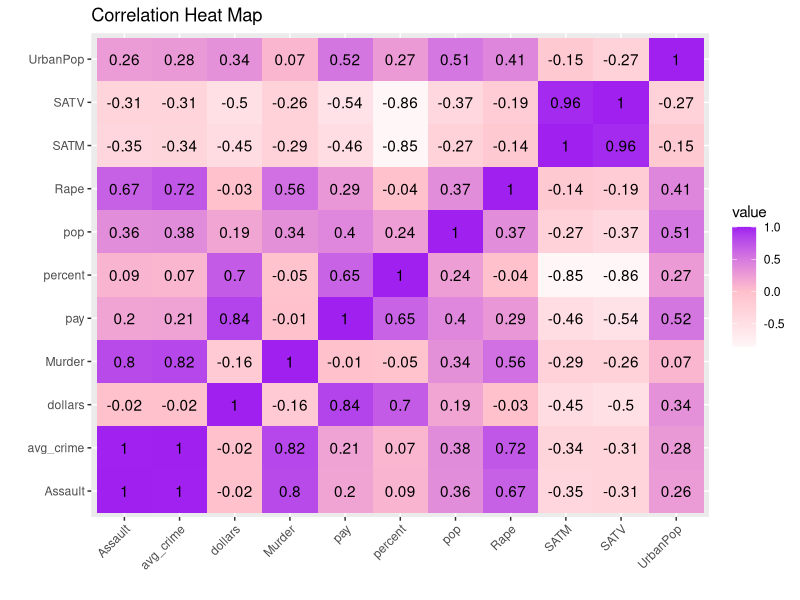
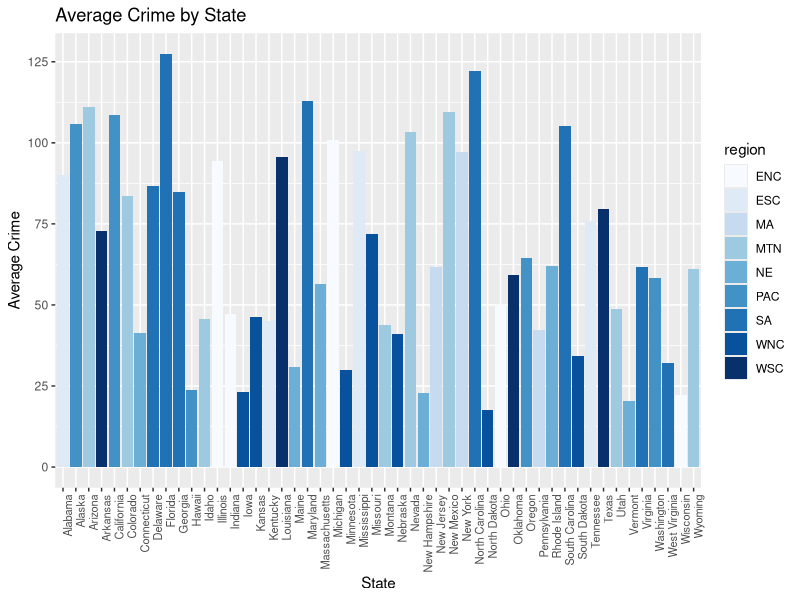
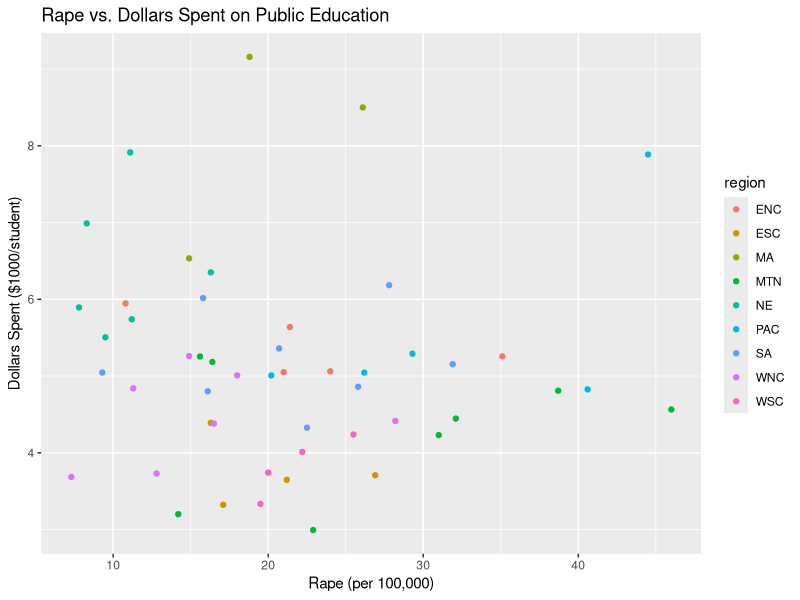
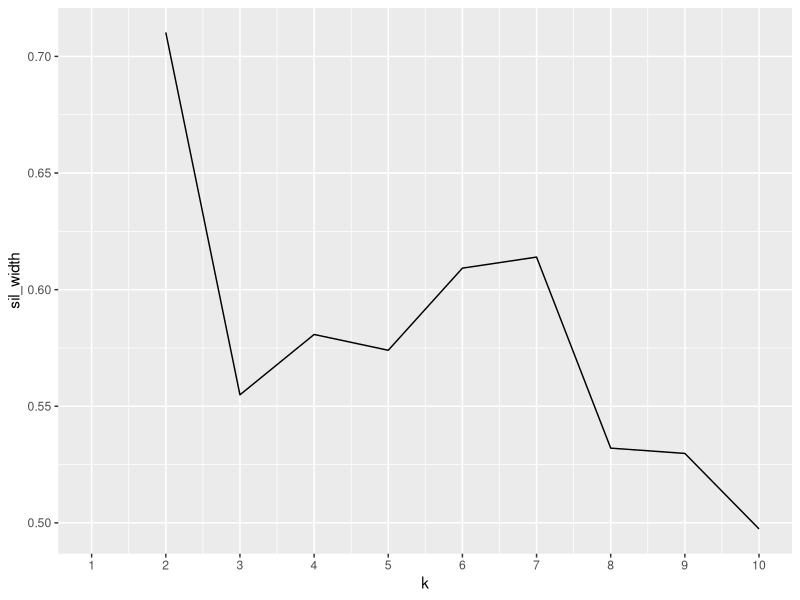
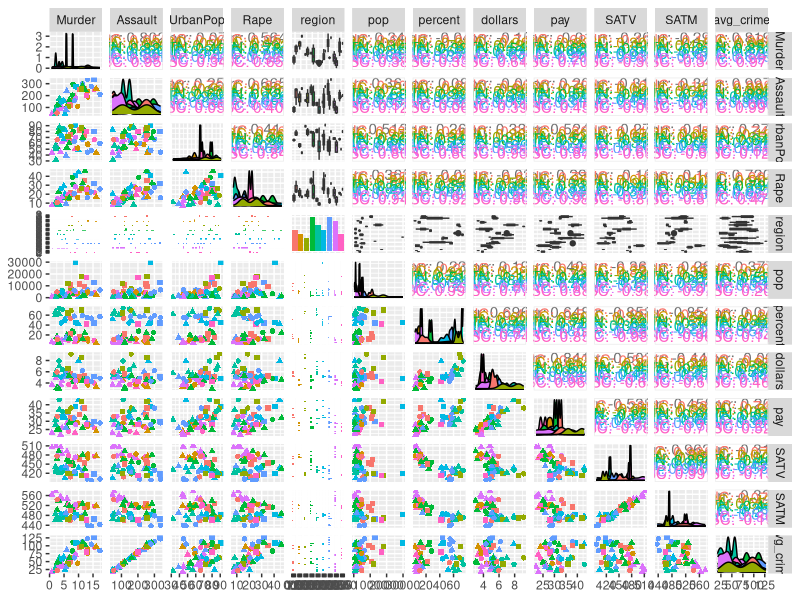

These figures' R source, in order:
## ---- chunk 1
knitr::opts_chunk$set(echo = TRUE, eval = TRUE, fig.align = "center", warning = F, message = F,
tidy=TRUE, tidy.opts=list(width.cutoff=60), R.options=list(max.print=100))
## ---- chunk 2
library(dplyr)
library(tidyverse)
States_<- read_csv("States_.csv")
USArrests_ <- read_csv("USArrests.csv")
States_untidy <- States_ %>% pivot_longer(cols = c("SATV", "SATM"), names_to = "SAT", values_to = "score")
## ---- chunk 3
fulldata <- USArrests_ %>% full_join(States_untidy, by=c("State"="state"))
## ---- chunk 4
fulldata <- fulldata %>% pivot_wider(names_from = "SAT", values_from = "score")
## ---- chunk 5
fulldata %>% filter(region=="MTN", Murder>=10)
## ---- chunk 6
fulldata <- fulldata %>% mutate(avg_crime = (Murder+Rape+Assault)/3)
## ---- chunk 7
fulldata %>% select(State, Murder, Assault, Rape, avg_crime, everything())
## ---- chunk 8
fulldata %>% arrange(desc(avg_crime))
fulldata %>% arrange(desc(Rape))
fulldata %>% arrange(desc(Murder))
fulldata %>% arrange(desc(Assault))
## ---- chunk 9
fulldata %>% group_by(region) %>% summarize("average rape" = mean(Rape, na.rm=T))
## ---- chunk 10
fulldata %>% group_by(region) %>% summarize(mean_rape = mean(Rape, na.rm=T), sd_rape = sd(Rape, na.rm=T), n=n(), se_rape = sd_rape/sqrt(n))
## ---- chunk 11
fulldata %>% group_by(UrbanPop > 50) %>% summarize(count=n()) 
## ---- chunk 12
fulldata %>% summarize(mean_assault = mean(Assault, na.rm=T), n_states = n_distinct(State))
## ---- chunk 13
fulldata %>% summarize(min(Murder, na.rm=T), max(Murder, na.rm=T))
## ---- chunk 14
fulldata %>% summarize(cor(pay, SATM))
## ---- chunk 15
fulldata %>% summarize(cor(pop, avg_crime))
## ---- chunk 16
fulldata %>% summarize_all(n_distinct) 
## ---- chunk 17
fulldata %>% summarize_if(is.numeric, list(min=min, max=max), na.rm=T)
## ---- chunk 18
fulldata %>% summarize(var(SATV), var(SATM))
## ---- chunk 19
corfulldata <- fulldata %>% select_if(is.numeric)
cor(corfulldata)
## ---- chunk 20
fulldata %>% select_if(is.numeric) %>% cor %>% as.data.frame %>% rownames_to_column %>% pivot_longer(-1) %>% ggplot(aes(rowname, name, fill=value)) + geom_tile() + theme(axis.text.x = element_text(angle=45, hjust=1)) + geom_text(aes(label=round(value, 2))) + xlab("") + ylab("") + scale_fill_gradient2(low="white", mid="pink" ,high="purple") + ggtitle("Correlation Heat Map")
## ---- chunk 21
library(ggplot2)
ggplot(fulldata, aes(x=State, y=avg_crime, fill=region)) + geom_bar(stat = "summary", fun.y="mean") + theme(axis.text.x = element_text(angle=90, hjust=1, size=8)) + scale_y_continuous(name = "Average Crime", breaks = seq(0, 150, by=25)) + ggtitle("Average Crime by State") + scale_fill_brewer() 
## ---- chunk 22
ggplot(fulldata, aes(Rape, dollars, color=region)) + geom_point() + ggtitle("Rape vs. Dollars Spent on Public Education") + scale_y_continuous(name = "Dollars Spent ($1000/student)") + scale_x_continuous(name = "Rape (per 100,000)")
## ---- chunk 23
library(cluster)
pam_dat <- fulldata %>% select(Murder, Assault, UrbanPop, Rape, region, pop, percent, dollars, pay, SATV, SATM, avg_crime)
sil_width <- vector()
for(i in 2:10){
  pam_fit <- pam(pam_dat, k=i)
  sil_width[i] <- pam_fit$silinfo$avg.width
}
ggplot() + geom_line(aes(x=1:10, y=sil_width)) + scale_x_continuous(name="k", breaks=1:10)

pam1 <- fulldata %>% select(Murder, Assault, UrbanPop, Rape, pop, percent, dollars, pay, SATV, SATM, avg_crime) %>% pam(3)
pam1

final <- fulldata %>% mutate(cluster=as.factor(pam1$clustering))
confmat <- final %>% group_by(region) %>% count(cluster) %>% arrange(desc(n)) %>% pivot_wider(names_from = "cluster", values_from = "n", values_fill = list("n"=0))
confmat   

round(sum(diag(as.matrix(confmat[,2:4])))/sum(confmat[2:4]),4)

library(GGally)
ggpairs(final, columns = 2:13, aes(color = region, shape = cluster))

